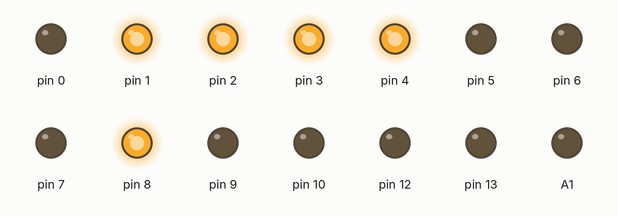
This sketch was run on a simulated Arduino Uno, built with avr-gcc and run on an emulated ATmega328P. Parts: output pins drawn as LEDs (lit = HIGH).

Above: at 0.1 s.
At 1.1 s:
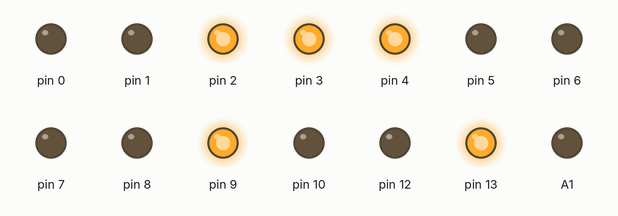
At 2.1 s:
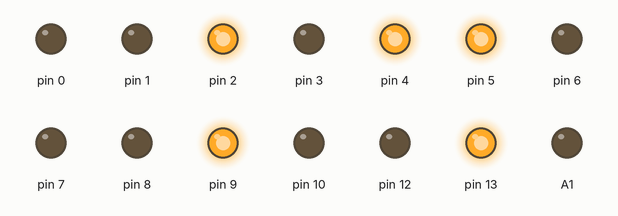
At 3.1 s:
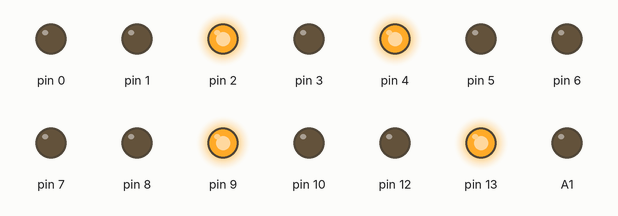
At 4.1 s:
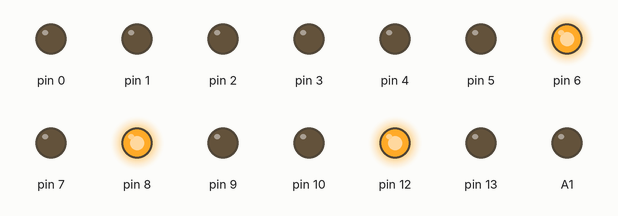
At 5.1 s:
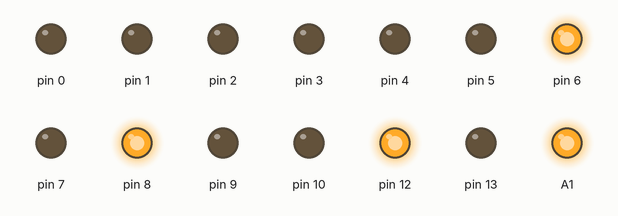
Timing chart, 0 to 6.6 s (numbered marks = the images above):
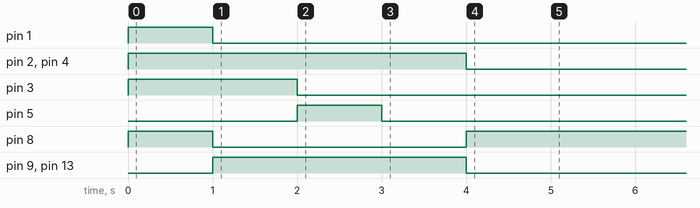

The sketch:

14seg_small.ino
```cpp
byte LUT[]={0x1E,0x1C,0x34,0x14,0x40};
byte LU[]={0x01,0x22,0x22,0x22,0x11};

void setup() {
  // put your setup code here, to run once:
DDRD =0xFF;
DDRB =0xFF;
pinMode(A0,OUTPUT);
digitalWrite(A0,LOW);
pinMode(A1,OUTPUT);
digitalWrite(A1,LOW);
for ( int i =0;i<5;i++)
{
  PORTD=LUT[i];
  PORTB=LU[i];
  delay(1000);
  }
digitalWrite(A1,HIGH);
}

void loop() {
  // put your main code here, to run repeatedly:

}
```
